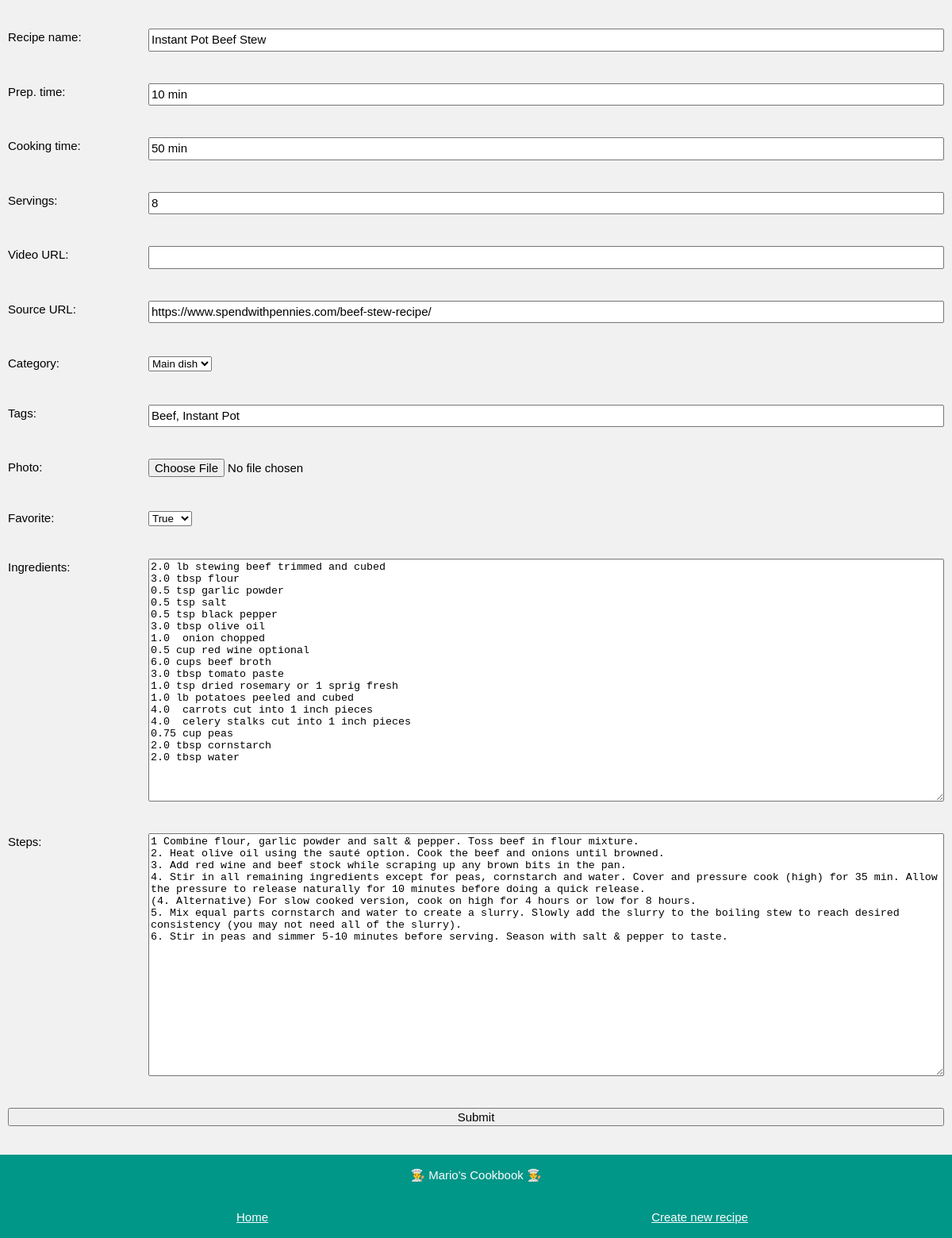
/edit/Instant Pot Beef Stew, run on the app's committed database.
### app_config.py (models this page shows, shortened)
class Recipe(db.Model):
    name = db.Column(db.String, nullable=False, unique=True, primary_key=True)
    prepTime = db.Column(db.String, nullable=False)
    cookingTime = db.Column(db.String, nullable=False)
    servings = db.Column(db.Integer, nullable=False)
    videoURL = db.Column(db.String, nullable=False)
    sourceURL = db.Column(db.String, nullable=False)
    steps = db.Column(db.Text, nullable=False)
    photo = db.Column(db.String, nullable=False)
    favorite = db.Column(db.Boolean, default=False)
    category = db.Column(db.String, nullable=False)
    tags = db.Column(db.String, nullable=False)
    ingredients = db.relationship('Ingredient', backref='recipe', lazy=True)

class Ingredient(db.Model):
    id = db.Column(db.Integer, primary_key=True)
    name = db.Column(db.String, nullable=False)
    amount = db.Column(db.Float, default=0)
    unit = db.Column(db.String, default='')
    recipe_name = db.Column(db.String, db.ForeignKey('recipe.name'), nullable=False)

### app_edit.py (the view, shortened to what this page needs)
@app.route('/edit/<name>', methods=['POST', 'GET'])
def edit(name):
    if request.method == 'GET':
        recipe = Recipe.query.get(name)
        amounts = []
        for ingredient in recipe.ingredients:
            amount = ingredient.amount
            amounts.append(amount)
        n_amounts = range(len(amounts))
        return render_template('edit.html', recipe=recipe, amounts=amounts,
                               n_amounts=n_amounts, new=False, categories = known_categories)

### templates/edit.html (shortened to what this page needs)
<!DOCTYPE html>
<html>
<head>
    <link rel="stylesheet" href="../static/css/edit.css">
    <link rel='stylesheet' href='../static/css/fonts.css'>
</head>
<body class="background-color">
    <div class="page-container">
        {% if new == False %}
        <form action="/edit/{{recipe.name}}" method="POST" enctype="multipart/form-data">
        {% else %}
        <form action="/new/" method="POST" enctype="multipart/form-data">
        {% endif %}
            <div class="form-item">
                <label for="name">Recipe name: </label>
                {% if new == False %}
                <input type="text" id="name" name="name" value="{{recipe.name}}">
                {% else %}
                <input type="text" id="name" name="name">
                {% endif %}
            </div>
            <div class="form-item">
                <label for="prepTime">Prep. time: </label>
                {% if new == False %}
                <input type="text" id="prepTime" name="prepTime" value="{{recipe.prepTime}}">
                {% else %}
                <input type="text" id="prepTime" name="prepTime">
                {% endif %}
            </div>
            <div class="form-item">
                <label for="cookingTime">Cooking time: </label>
                {% if new == False %}
                <input type="text" id="cookingTime" name="cookingTime" value="{{recipe.cookingTime}}">
                {% else %}
                <input type="text" id="cookingTime" name="cookingTime">
                {% endif %}
            </div>
            <div class="form-item">
                <label for="servings">Servings: </label>
                {% if new == False %}
                <input type="number" step="1" id="servings" name="servings" value="{{recipe.servings}}">
                {% else %}
                <input type="number" step="1" id="servings" name="servings">
                {% endif %}
            </div>
            <div class="form-item">
                <label for="videoURL">Video URL: </label>
                {% if new == False %}
                <input type="text" id="videoURL" name="videoURL" value="{{recipe.videoURL}}">
                {% else %}
                <input type="text" id="videoURL" name="videoURL">
                {% endif %}
            </div>
            <div class="form-item">
                <label for="sourceURL">Source URL: </label>
                {% if new == False %}
                <input type="text" id="sourceURL" name="sourceURL" value="{{recipe.sourceURL}}">
                {% else %}
                <input type="text" id="sourceURL" name="sourceURL">
                {% endif %}
            </div>
            <div class="form-item">
                <label for="category">Category: </label>
                <div class="custom-select" style="width:200px;">
                    {% if new == False %}
                    <select id="category" name="category">
                        {% for c in categories%}
                            <option value="{{c}}" {%if recipe.category == c %} selected {% endif %}> {{c}} </option>
                        {% endfor %}
                    </select>
                    {% else %}
                    <select id="category" name="category">
                        {% for c in categories%}
                            <option value="{{c}}" > {{c}} </option>
                        {% endfor %}
                    </select>
                    {% endif %}
                </div>
            </div>
            <div class="form-item">
                <label for="tags">Tags: </label>
                {% if new == False %}
                <input type="text" id="tags" name="tags" value="{{recipe.tags}}">
                {% else %}
                <input type="text" id="tags" name="tags">
                {% endif %}
            </div>
            <div class="form-item">
                <label for="photo">Photo: </label>
                <input type="file" id="file" name="file">
            </div>
            <div class="form-item">
                <label for="favorite">Favorite: </label>
                <div class="custom-select" style="width:200px;">
                    <select id="favorite" name="favorite">
                        {% if new == False %}
                        {% if recipe.favorite == False %}
                        <option value="0" selected>False</option>
                        <option value="1">True</option>
                        {% else %}
                        <option value="1" selected>True</option>
                        {% endif %}
                        {% else %}
                        <option value="0">False</option>
                        <option value="1">True</option>
                        {% endif %}
                    </select>
                </div>
            </div>
            <div class="form-item">
                <label for="ingredients">Ingredients: </label>
                {% if new == False %}
                <textarea id="ingredients" name="ingredients" rows="20" cols="50">
{% for i in n_amounts %}{{ amounts[i] }} {{ recipe.ingredients[i].unit }} {{ recipe.ingredients[i].name }}
{% endfor %}</textarea>
                {% else %}
                <textarea id="ingredients" name="ingredients" rows="20" cols="50"></textarea>
                {% endif %}
            </div>
            <div class="form-item">
                <label for="steps">Steps: </label>
                {% if new == False %}
                <textarea id="steps" name="steps" rows="20" cols="50">{{recipe.steps}}</textarea>
                {% else %}
                <textarea id="steps" name="steps" rows="20" cols="50"></textarea>
                {% endif %}
            </div>
            <div class="form-item-submit">
                <input type="submit" value="Submit">
            </div>
        </form>
    </div>
    <footer class="footer">
        <p class='footer-item'>👨‍🍳 Mario's Cookbook 👨‍🍳</p>
        <div class='footer-grid'>
            <div class='footer-item'><a href="/"> Home</a></div>
            <div class='footer-item'><a href="/new"> Create new recipe</a></div>
        </div>
    </footer>
</body>
</html>

### static/css/edit.css (style rules this page uses)
body { --themeColor: #009688; --grey:#757575; }
.background-color { color:#000!important;background-color:#f1f1f1!important }
.page-container { margin-left:auto;margin-right:auto;margin-top:16px!important;max-width:1400px; }
.form-item { display: grid; grid-template-columns: 15% 85%; padding:20px 10px }
.form-item-submit { display: grid; grid-template-columns: 100%; padding:20px 10px }
input { font:inherit;margin:0 }
.footer { padding:0.01em 16px; color:#fff!important;background-color:var(--themeColor)!important; text-align:center; display:inline-block;width:100%; margin-top:16px!important }
.footer-grid { display: grid; grid-template-columns: 50% 50%; padding:1em 20px; }
.footer-item { color:#fff }
p { color:#3d3d3d; }
html,body,h1,h2,h3,h4,h5,h6 { font-family: "Roboto", sans-serif }
a { color: inherit; background-color:transparent }
html { box-sizing:border-box }
*,*:before,*:after { box-sizing:inherit }
html { -ms-text-size-adjust:100%;-webkit-text-size-adjust:100% }
body { margin:0 }
html,body { font-family:Verdana,sans-serif;font-size:15px;line-height:1.5 }
html { overflow-x:hidden }

### data on the page
Recipe: name "Instant Pot Beef Stew", prepTime "10 min", cookingTime "50 min", servings "8", sourceURL "https://www.spendwithpennies.com/beef-stew-recipe/", category "Main dish", tags "Beef, Instant Pot", favorite "True", steps "1 Combine flour, garlic powder and salt & pepper. Toss beef in flour mixture. 2. Heat olive oil using the sauté option. Cook the beef and onions until browned. 3. Add red wine and beef stock while scraping up any brown bits in the pan. 4. Stir in all remaining ingredients except for peas, cornstarch and water. Cover and pressure cook (high) for 35 min. Allow the pressure to release naturally for 10 minutes before doing a quick release. (4. Alternative) For slow cooked version, cook on high for 4 hours or low for 8 hours. 5. Mix equal parts cornstarch and water to create a slurry. Slowly add the slurry to the boiling stew to reach desired consistency (you may not need all of the slurry). 6.…"
Ingredient: ingredients "2.0 lb stewing beef trimmed and cubed 3.0 tbsp flour 0.5 tsp garlic powder 0.5 tsp salt 0.5 tsp black pepper 3.0 tbsp olive oil 1.0 onion chopped 0.5 cup red wine optional 6.0 cups beef broth 3.0 tbsp tomato paste 1.0 tsp dried rosemary or 1 sprig fresh 1.0 lb potatoes peeled and cubed 4.0 carrots cut into 1 inch pieces 4.0 celery stalks cut into 1 inch pieces 0.75 cup peas 2.0 tbsp cornstarch 2.0 tbsp water"
